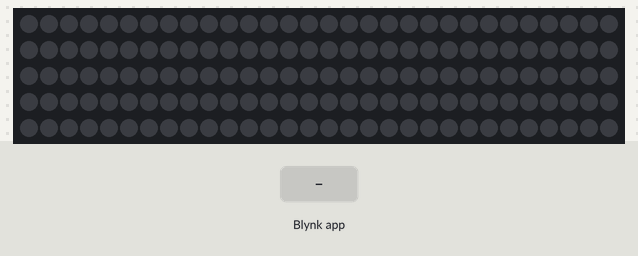
Simulated run of this sketch. Board: Arduino Uno, built with avr-gcc and run on an emulated ATmega328P. Parts: 150 RGB LEDs in strip order, left to right, continuing on the next row. The inputs (shaded band) are chosen by the test bench. Dim RGB values are drawn brighter than linear; WiFi joins after 1.5 s; servers stay silent unless stated.

Above: at 3.0 s.
3.1 s: Blynk app writes 1 to V3
At 3.28 s:
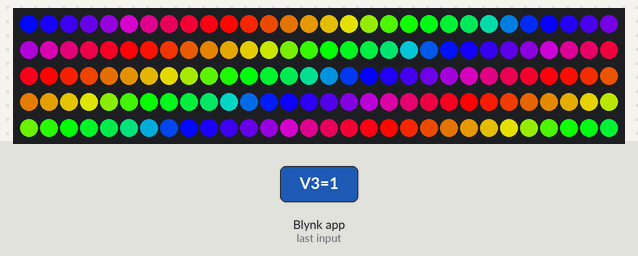
5.5 s: Blynk app writes 1 to V2
At 5.68 s:
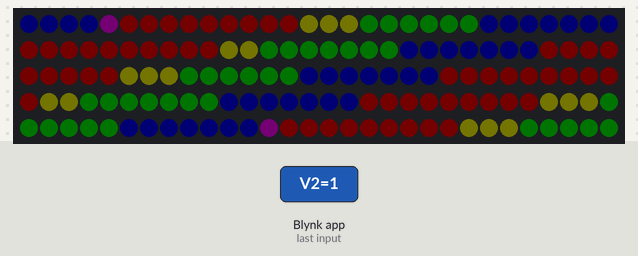
7.9 s: Blynk app writes 0 to V2
At 9.3 s:
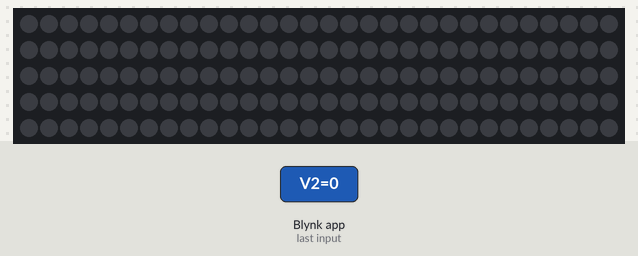
Timing chart, 0 to 10.9 s (numbered marks = the images above; inputs shaded):
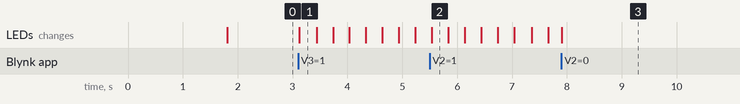

The sketch:

controller.ino
```cpp
#include <SimpleTimer.h>
#include "FastLED.h"
#include <BlynkSimpleStream.h>

SimpleTimer timer;

#define LED_DT 7
#define COLOR_ORDER GRB                                   // It's GRB for WS2812B and GBR for APA102
#define LED_TYPE WS2812B                                   // What kind of strip are you using (APA102, WS2801 or WS2812B)?
#define NUM_LEDS 150

//blynk auth token
char auth[] = "";
// Overall brightness definition. It can be changed on the fly.

struct CRGB leds[NUM_LEDS];// Initialize the LED array.

int currentRed, currentBlue, currentGreen;
int brightness = 255;
int mode = 0;

//color micer virtual pin
BLYNK_WRITE(V1)
{
  currentRed= param[0].asInt();
  currentBlue = param[1].asInt();
  currentGreen = param[2].asInt();

  setColors();
  FastLED.show();
  // process received value
}

//brightness slider virtural pin
BLYNK_WRITE(V2)
{
  brightness = param[0].asInt(); // assigning incoming value from pin V2 to a variable

  setBrightness();
}
void setBrightness(){
  FastLED.setBrightness(brightness);
  FastLED.show();
}

//mode selection virtural pin
BLYNK_WRITE(V3)
{
  mode = param[0].asInt(); // assigning incoming value from pin V1 to a variable
  FastLED.show();
}

//set led colors
void setColors(){
  for(int i = 0; i < NUM_LEDS; i++){
    leds[i].setRGB(currentRed,currentGreen,currentBlue);
  }
}


void rainbow_march(uint8_t thisdelay, uint8_t deltahue) {     // The fill_rainbow call doesn't support brightness levels.

  uint8_t thishue = millis()*(255-thisdelay)/255;             // To change the rate, add a beat or something to the result. 'thisdelay' must be a fixed value.

// thishue = beat8(50);                                       // This uses a FastLED sawtooth generator. Again, the '50' should not change on the fly.
// thishue = beatsin8(50,0,255);                              // This can change speeds on the fly. You can also add these to each other.

  fill_rainbow(leds, NUM_LEDS, thishue, deltahue);
  // Use FastLED's fill_rainbow routine.

}

int   thisdelay =   10;                                       // A delay value for the sequence(s)
uint8_t   count =   0;                                        // Count up to 255 and then reverts to 0
uint8_t fadeval = 224;                                        // Trail behind the LED's. Lower => faster fade.

uint8_t bpm = 30;
void dot_beat() {

  uint8_t inner = beatsin8(bpm, NUM_LEDS/4, NUM_LEDS/4*3);    // Move 1/4 to 3/4
  uint8_t outer = beatsin8(bpm, 0, NUM_LEDS-1);               // Move entire length
  uint8_t middle = beatsin8(bpm, NUM_LEDS/3, NUM_LEDS/3*2);   // Move 1/3 to 2/3

  leds[middle] = CRGB::Purple;
  leds[inner] = CRGB::Blue;
  leds[outer] = CRGB::Aqua;

  nscale8(leds,NUM_LEDS,fadeval);                             // Fade the entire array. Or for just a few LED's, use  nscale8(&leds[2], 5, fadeval);

} // dot_beat()

void connect(){
  Blynk.run();
}


void showCurrentPallet(){
  Blynk.run();
  switch (mode) {
  case 0:
    setColors();
    break;
  case 1:
    rainbow_march(200,10);
    break;
  case 2:
    dot_beat();
    break;
    }

  FastLED.show();
}

void setup()
{
  // Blynk will work through Serial
  // Do not read or write this serial manually in your sketch
  Serial.begin(9600);
  Blynk.begin(Serial, auth);
  LEDS.addLeds<LED_TYPE, LED_DT, COLOR_ORDER>(leds, NUM_LEDS);
  FastLED.setBrightness(brightness);
  timer.setInterval(45, connect);
  timer.setInterval(20, showCurrentPallet);
}

void loop()
{
  timer.run();
}
```

Measured:
- after the input at 3.1 s, the LEDs: change at once (image 1)
- after the input at 5.5 s, the LEDs: change at once (image 2)
- after the input at 7.9 s, the LEDs: change at once (image 3)
